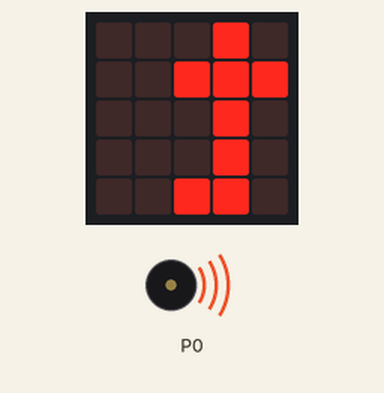
This program was run on a simulated BBC micro:bit (MakeCode). On the bench: the board's 5×5 LED display, buzzer (waves = sounding).

Above: at 0.2 s.
At 0.58 s:
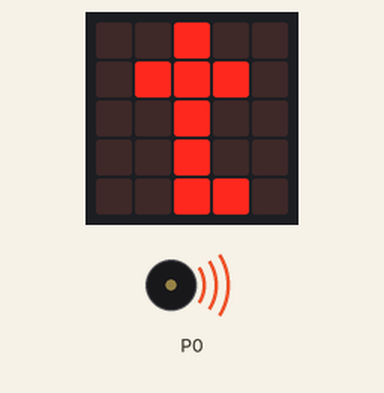
At 0.97 s:
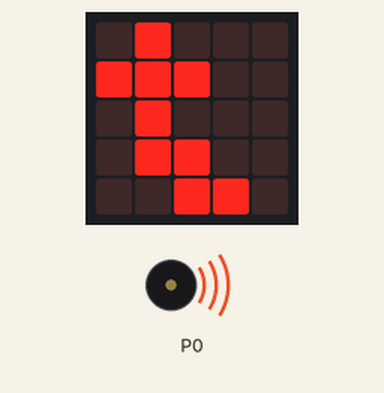
At 1.81 s:
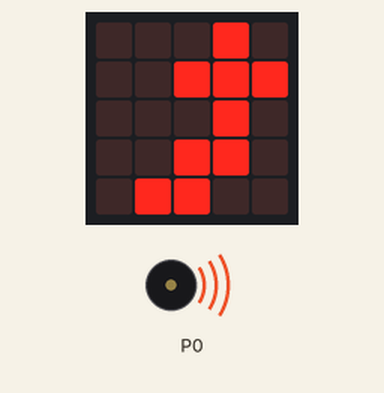
Timing chart, 0 to 40.0 s (numbered marks = the images above):
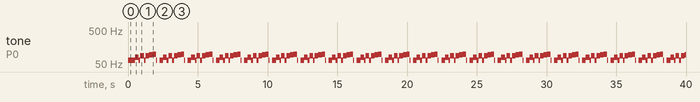

Measured:
- by itself, tone on P0: repeats every 2.0 s: 78 Hz 0.26 s, 2 × (65 Hz 0.13 s, 87 Hz 0.26 s), 92 Hz 0.26 s, 98 Hz 0.23 s, 65 Hz 0.02 s, silent 0.23 s, 65 Hz 0.26 s
- what the display in image 1 shows lasts 0.4 s, from 0.4 s to 0.8 s

The program:

main.ts
```typescript
basic.forever(function () {
    music._playDefaultBackground(music.builtInPlayableMelody(Melodies.Funk), music.PlaybackMode.InBackground)
    basic.showLeds(`
        . . . # .
        . . # # #
        . . . # .
        . . . # .
        . . # # .
        `)
    basic.showLeds(`
        . . # . .
        . # # # .
        . . # . .
        . . # . .
        . . # # .
        `)
    basic.showLeds(`
        . # . . .
        # # # . .
        . # . . .
        . # # . .
        . . # # .
        `)
    basic.showLeds(`
        . . # . .
        . # # # .
        . . # . .
        . . # . .
        . # # . .
        `)
    basic.showLeds(`
        . . . # .
        . . # # #
        . . . # .
        . . # # .
        . # # . .
        `)
})
```

test.ts
```typescript
// testes vão aqui; isto não será compilado quando este pacote for usado como uma extensão.
```
